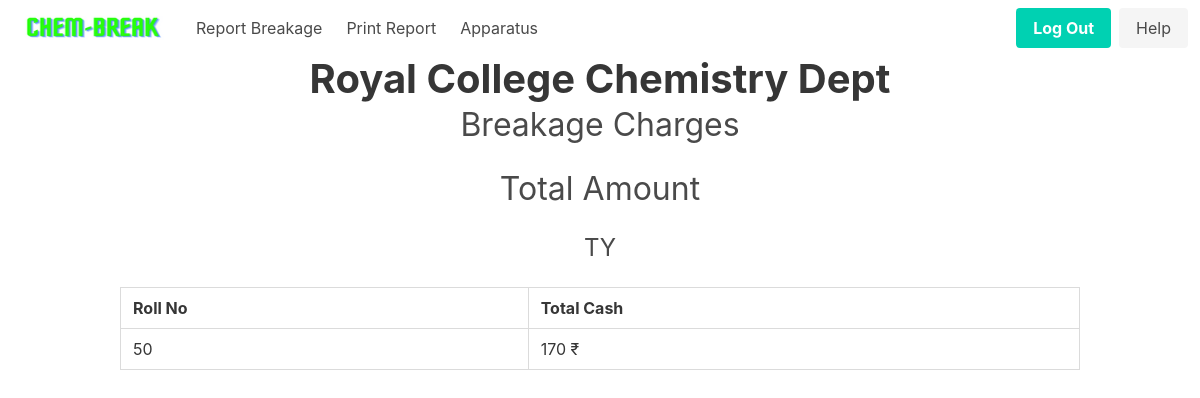
Page /home/records/getMoney/ty (signed in) on the earlier database version.
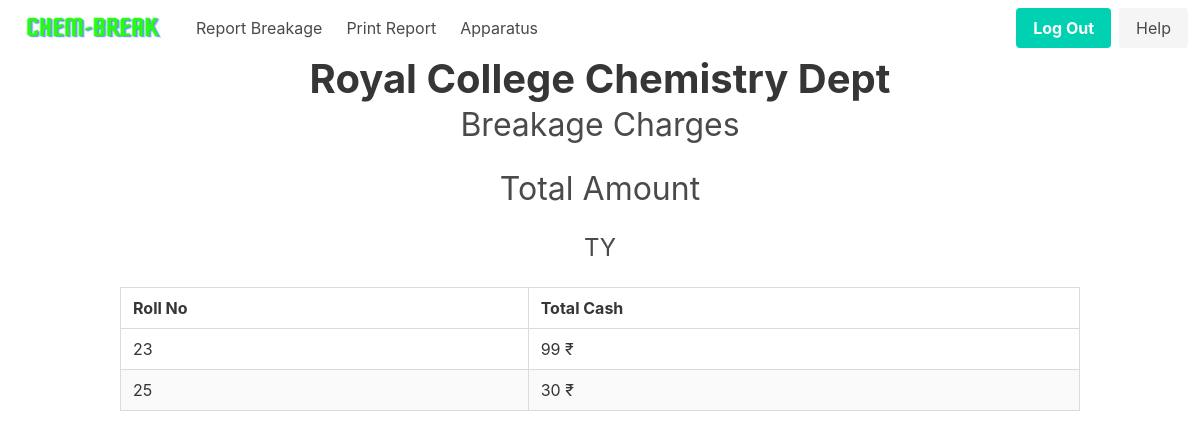
Same page on the later database version.
### app/models.py (models this page shows, shortened)
class Student(db.Model):
    __tablename__ = "student"
    id = db.Column(db.Integer, primary_key=True)
    unique_id = db.Column(db.String(100), unique=True, nullable=False)
    roll_no = db.Column(db.String(10), nullable=False)
    class_ = db.Column(db.String(10), nullable=False)
    section = db.Column(db.String(10), nullable=False, default="Chemistry")
    total_amount = db.relationship('Bank', backref='student', lazy=True)

### app/routes.py (the view)
@main.route("/home/records/getMoney/<string:class_name>")
@login_required
def getMoney(class_name):
    valid_classes = ['fy', 'sy', 'ty']
    if class_name.lower() not in valid_classes:
        abort(404)
    class_students = Student.query.filter_by(class_=class_name.lower()).all()
    class_records = []
    for student in class_students:
        bank = Bank.query.filter_by(
            unique_student_id=student.unique_id).first().amount
        collect_money = CollectMoney(
            rollno=student.roll_no,
            total_cash=bank,
        )
        class_records.append(collect_money)
    sorted_records = sorted(class_records, key=lambda x: x.rollno)
    return render_template('collect_money.html', collect_money_list=sorted_records, class_name=class_name.upper())

### app/__init__.py (called while the page is built)
def create_app(config=None):
    app = Flask(__name__)
    if config:
        app.config.from_object(config)
    db.init_app(app)
    login_manager = LoginManager()
    login_manager.login_view = 'auth.login'
    login_manager.init_app(app)
    with app.app_context():
        from app.models import User, Breakage, Student, Apparatus, Record, Bank
        db.create_all()
    from app.models import User
    @login_manager.user_loader
    def load_user(user_id):
        return User.query.get(int(user_id))
    from .auth import auth as auth_blueprint
    app.register_blueprint(auth_blueprint)
    from .routes import main as main_blueprint
    app.register_blueprint(main_blueprint)
    return app

### app/templates/collect_money.html (shortened to what this page needs)
{% extends 'nav_base.html' %}
{% block content %}
<div class="container">
    <div class="columns is-vcentered is-center">
        <div class="column">
            <h1 class="title is-2 has-text-centered has-text-weight-bold">Royal College Chemistry Dept</h1>
            <h2 class="subtitle is-3 has-text-centered">Breakage Charges</h2>
            <h2 class="subtitle is-3 has-text-centered">Total Amount</h2>
            <h3 class="subtitle is-4 has-text-centered">{{ class_name }}</h3>
        </div>
    </div>
</div>
<div class="container">
    <table class="table is-fullwidth is-bordered is-striped mt-5">
        <thead>
            <tr>
                <th>Roll No</th>
                <th>Total Cash</th>
            </tr>
        </thead>
        <tbody>
            {% for item in collect_money_list %}
            <tr>
                <td>{{ item.rollno }}</td>
                <td>{{ item.total_cash }} ₹</td>
            </tr>
            {% endfor %}
        </tbody>
    </table>
</div>
{% endblock %}

Differences in the rows shown:
no longer on this page (row edited): Student: rollno "50", total_cash "170"
now on this page (row edited): Student: rollno "23", total_cash "99"
now on this page (row edited): Student: rollno "25", total_cash "30"
